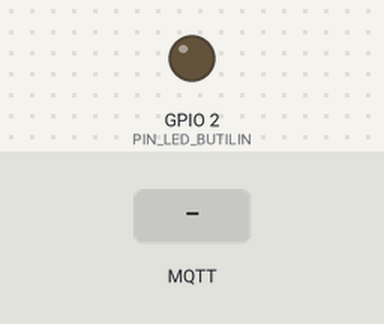
The program below on a simulated ESP32. Parts: output pins drawn as LEDs (lit = HIGH). Inputs (shaded band) come from the test bench. No MQTT or app messages arrive unless stated; what the program prints to the serial monitor is not drawn.

Above: at 4.2 s.
4.3 s: MQTT message "1" arrives on the first subscribed topic
At 5.3 s:
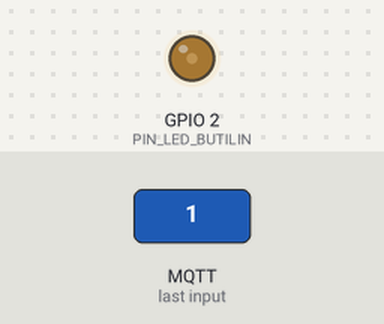
5.8 s: MQTT message "1" arrives on the second subscribed topic
At 6.5 s:
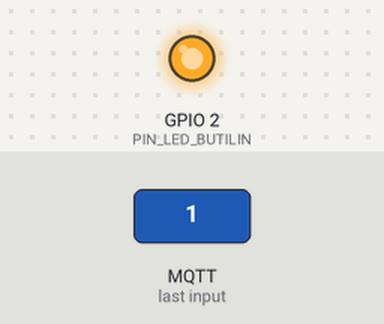
7.3 s: MQTT message "0" arrives on the first subscribed topic
At 7.6 s:
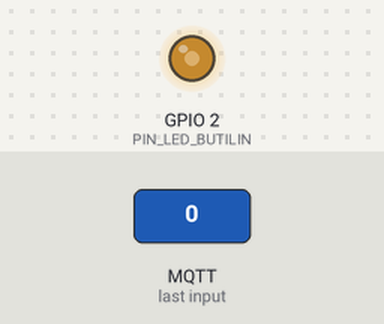
8.8 s: MQTT message "1" arrives on the third subscribed topic
At 9.9 s:
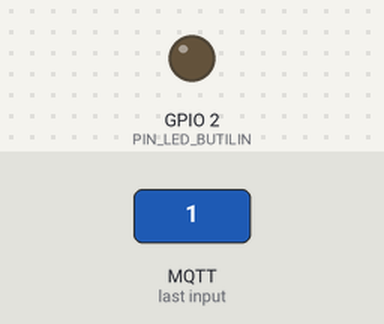
Timing chart, 0 to 11.3 s (numbered marks = the images above; inputs shaded):
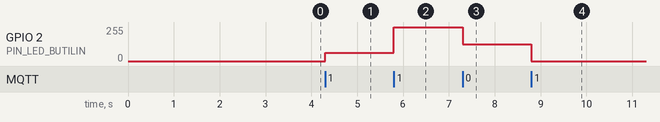

The program:

main.cpp
```cpp
#include <Arduino.h>
#include <constants.h>
#include <PubSubClient.h>
#include <utils.hpp>
#include <WiFi.h>

WiFiClient wifi_client;
PubSubClient mqtt_client(wifi_client);
/// @brief the 1st bit is 1 if AC is on. The 2nd bit is 1 if light is on.
uint8_t devices_state = 0b00000000;
uint8_t led_frequency = 0;

void setup() {
	Serial.begin(115200);

	ledcAttachPin(PIN_LED_BUTILIN, LED_CHANNEL);
	ledcSetup(LED_CHANNEL, 5000, 8);

	delay(500);
	wifi_setup();
	delay(500);
	mqtt_setup(mqtt_client);
	delay(500);
	ledcWrite(LED_CHANNEL, led_frequency);
}

void loop() {
	if (!mqtt_client.connected()) {
		mqtt_reconnect(mqtt_client);
	}
	mqtt_client.loop();
}
```

constants.h
```cpp
//
// Created by josep on 21/02/23.
//

#ifndef CONSTANTS_H
#define CONSTANTS_H

#include <cstdint>
#include "constants_secret.h"

const uint8_t PIN_LED_BUTILIN = 2;
const uint8_t PIN_BUTTON = 0;
const uint8_t LED_CHANNEL = 0;

const uint8_t LED_FREQ_STATE_1 = 0; // all off
const uint8_t LED_FREQ_STATE_2 = 63; // AC on
const uint8_t LED_FREQ_STATE_3 = 127; // light on
const uint8_t LED_FREQ_STATE_4 = 255; // all on

#define MQTT_ID "esp32"
#define MQTT_IN_RESET_TOPIC "reset"
#define MQTT_IN_AC_TOPIC "d-ac"
#define MQTT_IN_LIGHT_TOPIC "d-light"
#define MQTT_IN_PING_TOPIC "ping"
#define MQTT_OUT_DEVICE_TOPIC "device-response"
#define MQTT_OUT_PONG_TOPIC "pong"

#endif//CONSTANTS_H
```

constants_secret.example.h
```cpp
//
// Created by josep on 21/02/23.
//
// rename this file to constants_secret.h

#ifndef CONSTANTS_SECRET_H
#define CONSTANTS_SECRET_H

#include <cstdint>

#define WIFI_SSID "TO FILL"
#define WIFI_PASSWORD "TO FILL"

#define MQTT_HOST "TO FILL"
const uint16_t MQTT_PORT = 1883;

#endif//CONSTANTS_SECRET_H
```

Measured:
- after the input at 4.3 s, GPIO 2 (PIN_LED_BUTILIN): 0/255 → 63/255 at once
- after the input at 5.8 s, GPIO 2 (PIN_LED_BUTILIN): 63/255 → 255/255 at once
- after the input at 7.3 s, GPIO 2 (PIN_LED_BUTILIN): 255/255 → 127/255 at once
- after the input at 8.8 s, GPIO 2 (PIN_LED_BUTILIN): 127/255 → 0/255 at once
